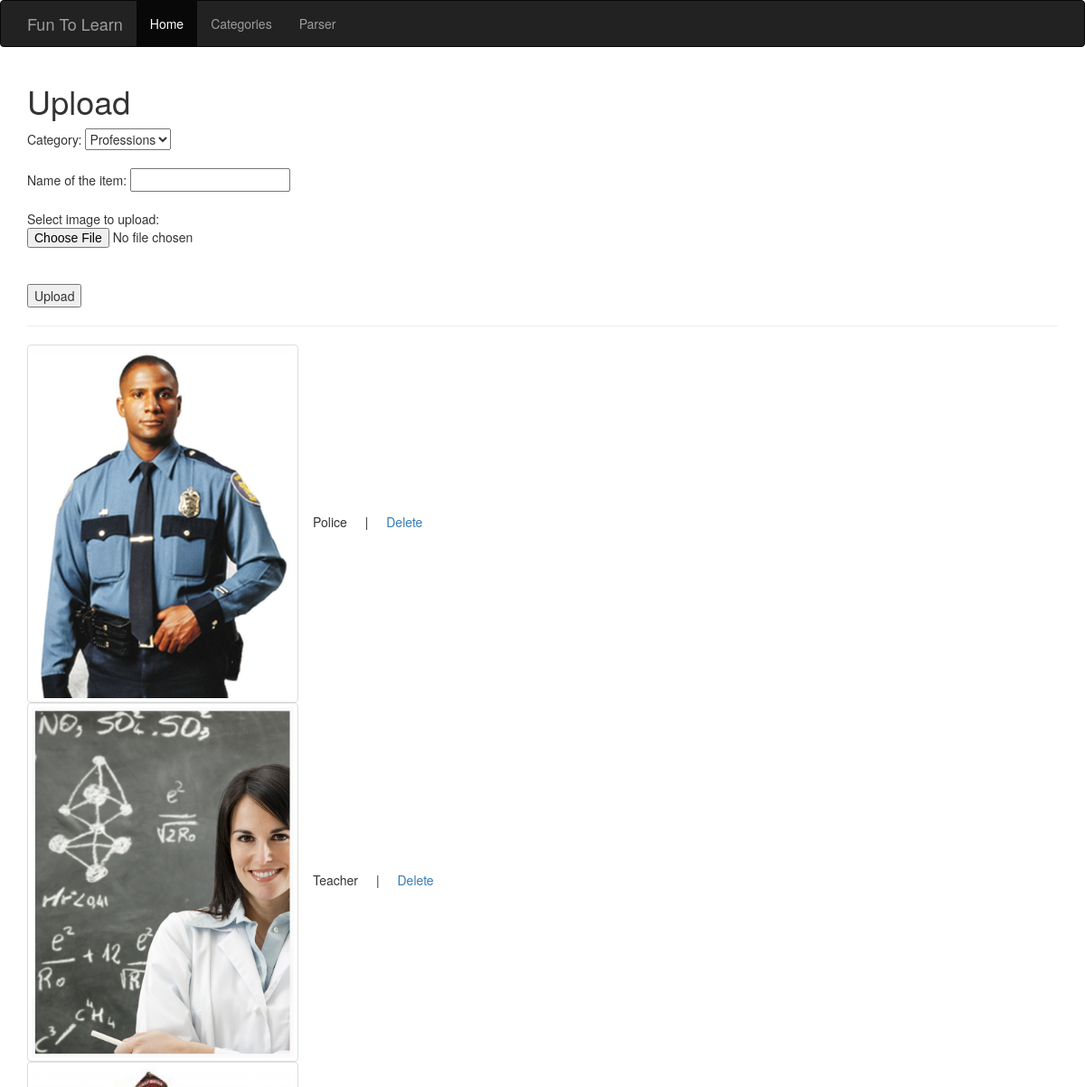
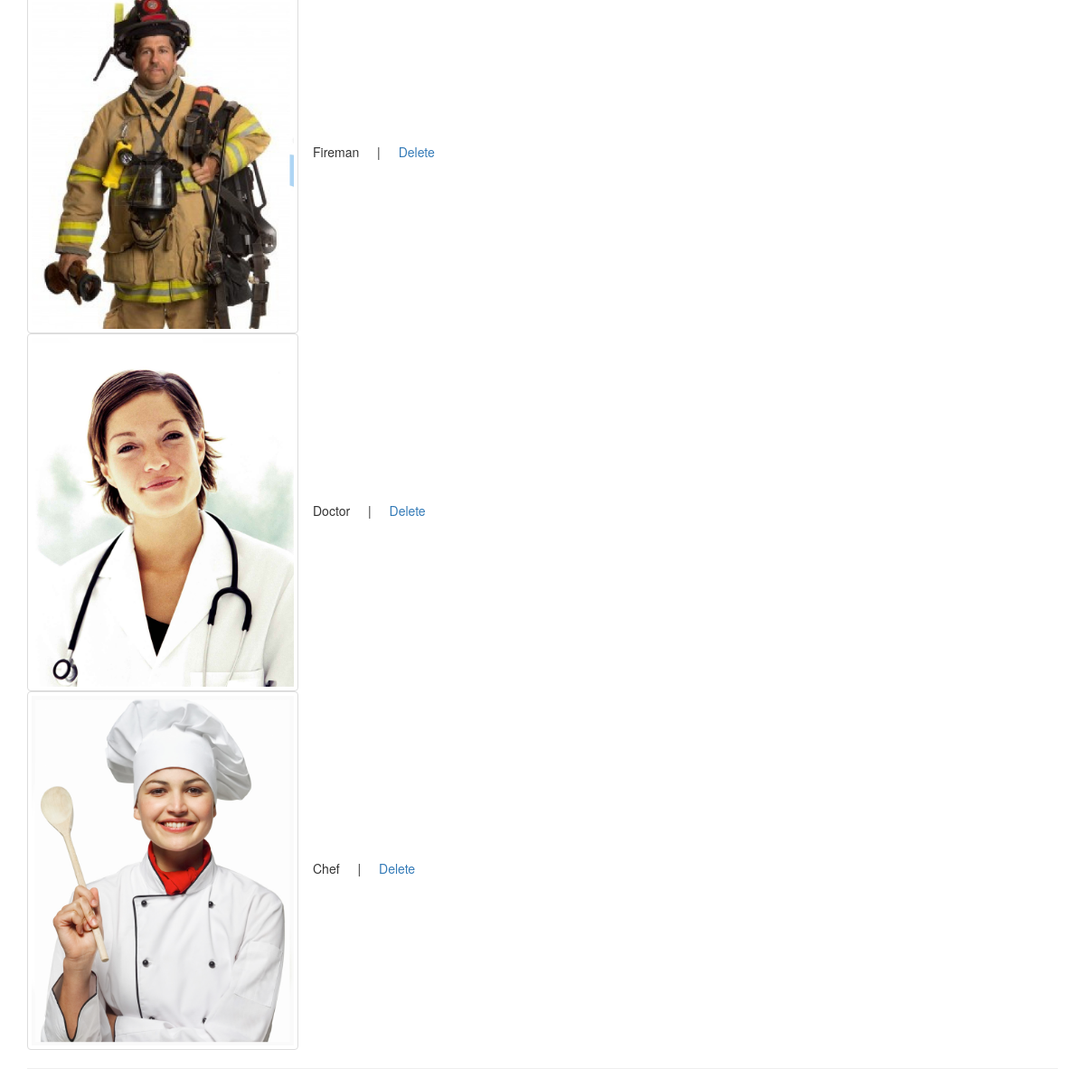
The page /items.php?cat=18 on the database its author committed (2 pictures, top to bottom).
### tables this page shows
CREATE TABLE `categories` (
  `id` int(11) NOT NULL,
  `categoryName` varchar(100) NOT NULL
);

CREATE TABLE `items` (
  `id` int(11) NOT NULL,
  `imgName` varchar(250) NOT NULL,
  `itemName` varchar(100) NOT NULL,
  `categoryId` int(11) NOT NULL
);

### includes/DB/Controller.php (called while the page is built, shortened)
<?php
include_once "includes/DB/Database.php";
include_once "includes/DB/User.php";
include_once "includes/DB/Category.php";
class Controller {
    private $category;
    function __construct() {
        $this->database = new Database();
        $this->category = new Category($this->database->getConnection());
    }
    public function allCategories(){
        return $this->category->allCategories();
    }
    public function getCategoryItems($categoryId){
        return $this->category->allItems($categoryId);
    }
}
?>

### includes/DB/Database.php (called while the page is built, shortened)
<?php
class Database
{
    private $servername     = "localhost";
    private $username       = "root";
    private $password       = "root";
    private $dbname         = "fun";
    private $connection     = null;
    public function connect(){
        $conn = new mysqli($this->servername, $this->username, $this->password, $this->dbname);
        $this->connection = $conn;
    }
    public function getConnection(){
        return $this->connection;
    }
}
?>

### includes/DB/Category.php (called while the page is built, shortened)
<?php
include_once "includes/DB/Database.php";
class Category extends Database{
    private $connection;
    function __construct($connection) {
        $this->connection = $connection;
    }
    public function allCategories(){
        $categories = array();
        $sql = "SELECT * FROM categories";
        $result = $this->connection->query($sql) or die($this->connection->error);
        while($row = $result->fetch_assoc()) {
            $categories[$row["id"]] = $row["categoryName"];
        }
        return $categories;
    }
    public function allItems($categoryId){
        $items = array();
        $sql = "SELECT * FROM items WHERE categoryId={$categoryId}";
        $result = $this->connection->query($sql) or die($this->connection->error);
        while($row = $result->fetch_assoc()) {
            $items[]= array ($row["id"],$row['imgName'],$row['itemName'],$categoryId);
        }
        return $items;
    }
}
?>

### items.php (the view, shortened to what this page needs)
<?php include_once("includes/DB/Controller.php")                           ?>
<?php include_once("includes/layout/header.php")             ?>
<?php include_once("includes/layout/nav.php")                 ?>
<?php
$controller = new Controller();
?>
<div class="container">
    <div class="starter-template">
        <h1>Upload</h1>
        <form action="" method="post" enctype="multipart/form-data">
            Category:
            <select name="category">
            <?php
                $categories = $controller->allCategories();
                if(count($categories) > 0){
                    foreach($categories as $key => $value){
                        echo "<option value='{$key}' ";
                        if(isset($_GET['cat']) && is_numeric($_GET['cat']) && $_GET['cat'] == $key){
                            echo " SELECTED";
                        }
                        echo ">{$value}</option>";
                    }
                }
            ?>
            </select>
            <br>
            <br>
            Name of the item:
            <input type="text" name="name">
            <br>
            <br>
            Select image to upload:
            <input type="file" name="fileToUpload" id="fileToUpload">
            <br>
            <br>
            <input type="submit" value="Upload" name="uploadBtn">
        </form>
    </div>
    <hr>
    <?php
        if(isset($_GET['cat']) && is_numeric($_GET['cat'])){
            $items = $controller->getCategoryItems($_GET['cat']);
            foreach($items as $item){
                $id         =  $item[0];
                $img        =  $item[1];
                $name       =  $item[2];
                $categoryId = $item[3];
                echo "<img src='uploads/{$categoryId}/{$img}' class=\"img-thumbnail\" alt=\"{$name}\" width=\"300\">";
                echo "<span class='alert'>{$name}</span> | ";
                echo "<a href='?delete={$id}' class='alert'>Delete</a>";
                echo "<BR>";
            }
        }
        echo "<hr>";
    ?>
</div>
<?php include_once("includes/layout/footer.php")             ?>

### rows shown on the page
categories: category "Professions"
items: imgName (picture), itemName "Police"
items: imgName (picture), itemName "Teacher"
items: imgName (picture), itemName "Fireman"
items: imgName (picture), itemName "Doctor"
items: imgName (picture), itemName "Chef"
